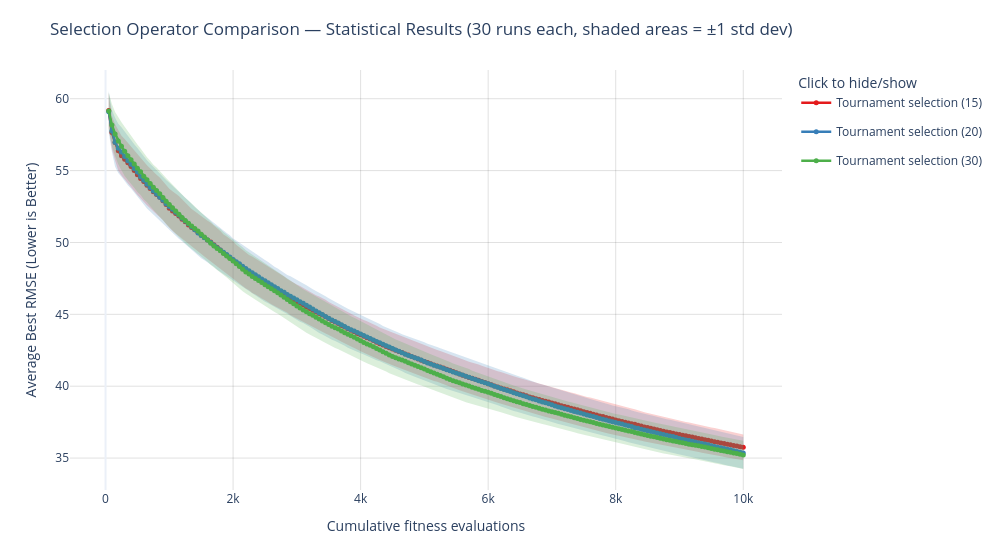

Here is the notebook cell this chart was saved with:
### Code cell
selection_functions = [
    "Tournament selection (15)",
    "Tournament selection (20)",
    "Tournament selection (30)",
]

plot_statistical_comparison_interactive(
    selection_statistical_comparison2,
    labels=selection_functions,
    title="Selection Operator Comparison — Statistical Results (30 runs each, shaded areas = ±1 std dev)",
)

### Figure 1 — Plotly figure (JSON) as saved in the notebook; plotly's stock layout.template omitted (floating-point values rounded to 4 significant figures; data arrays with more than 128 entries replaced by an {"elided": "..."} marker saying what was removed)
{"data": [{"hoverinfo": "skip", "legendgroup": "Tournament selection (15)", "line": {"width": 0}, "mode": "lines", "name": "Tournament selection (15) std upper", "showlegend": false, "type": "scatter", "x": {"elided": "200 int values"}, "y": {"elided": "200 float values"}}, {"fill": "tonexty", "fillcolor": "rgba(228,26,28, 0.20)", "hoverinfo": "skip", "legendgroup": "Tournament selection (15)", "line": {"width": 0}, "mode": "lines", "name": "Tournament selection (15) std band", "showlegend": false, "type": "scatter", "x": {"elided": "200 int values"}, "y": {"elided": "200 float values"}}, {"customdata": {"elided": "200x1 float values"}, "hovertemplate": "Cumulative fitness evaluations: %{x}<br>Mean: %{y:.5f}<br>Std: %{customdata[0]:.5f}<extra></extra>", "legendgroup": "Tournament selection (15)", "line": {"color": "rgb(228,26,28)", "width": 2.5}, "marker": {"size": 5}, "mode": "lines+markers", "name": "Tournament selection (15)", "type": "scatter", "x": {"elided": "200 int values"}, "y": {"elided": "200 float values"}}, {"hoverinfo": "skip", "legendgroup": "Tournament selection (20)", "line": {"width": 0}, "mode": "lines", "name": "Tournament selection (20) std upper", "showlegend": false, "type": "scatter", "x": {"elided": "200 int values"}, "y": {"elided": "200 float values"}}, {"fill": "tonexty", "fillcolor": "rgba(55,126,184, 0.20)", "hoverinfo": "skip", "legendgroup": "Tournament selection (20)", "line": {"width": 0}, "mode": "lines", "name": "Tournament selection (20) std band", "showlegend": false, "type": "scatter", "x": {"elided": "200 int values"}, "y": {"elided": "200 float values"}}, {"customdata": {"elided": "200x1 float values"}, "hovertemplate": "Cumulative fitness evaluations: %{x}<br>Mean: %{y:.5f}<br>Std: %{customdata[0]:.5f}<extra></extra>", "legendgroup": "Tournament selection (20)", "line": {"color": "rgb(55,126,184)", "width": 2.5}, "marker": {"size": 5}, "mode": "lines+markers", "name": "Tournament selection (20)", "type": "scatter", "x": {"elided": "200 int values"}, "y": {"elided": "200 float values"}}, {"hoverinfo": "skip", "legendgroup": "Tournament selection (30)", "line": {"width": 0}, "mode": "lines", "name": "Tournament selection (30) std upper", "showlegend": false, "type": "scatter", "x": {"elided": "200 int values"}, "y": {"elided": "200 float values"}}, {"fill": "tonexty", "fillcolor": "rgba(77,175,74, 0.20)", "hoverinfo": "skip", "legendgroup": "Tournament selection (30)", "line": {"width": 0}, "mode": "lines", "name": "Tournament selection (30) std band", "showlegend": false, "type": "scatter", "x": {"elided": "200 int values"}, "y": {"elided": "200 float values"}}, {"customdata": {"elided": "200x1 float values"}, "hovertemplate": "Cumulative fitness evaluations: %{x}<br>Mean: %{y:.5f}<br>Std: %{customdata[0]:.5f}<extra></extra>", "legendgroup": "Tournament selection (30)", "line": {"color": "rgb(77,175,74)", "width": 2.5}, "marker": {"size": 5}, "mode": "lines+markers", "name": "Tournament selection (30)", "type": "scatter", "x": {"elided": "200 int values"}, "y": {"elided": "200 float values"}}], "layout": {"height": 550, "hovermode": "x unified", "legend": {"itemclick": "toggle", "itemdoubleclick": "toggleothers", "title": {"text": "Click to hide/show"}}, "margin": {"b": 60, "l": 70, "r": 30, "t": 70}, "title": {"text": "Selection Operator Comparison — Statistical Results (30 runs each, shaded areas = ±1 std dev)"}, "width": 1000, "xaxis": {"gridcolor": "rgba(0,0,0,0.12)", "showgrid": true, "title": {"text": "Cumulative fitness evaluations"}}, "yaxis": {"gridcolor": "rgba(0,0,0,0.12)", "showgrid": true, "title": {"text": "Average Best RMSE (Lower is Better)"}}}}
